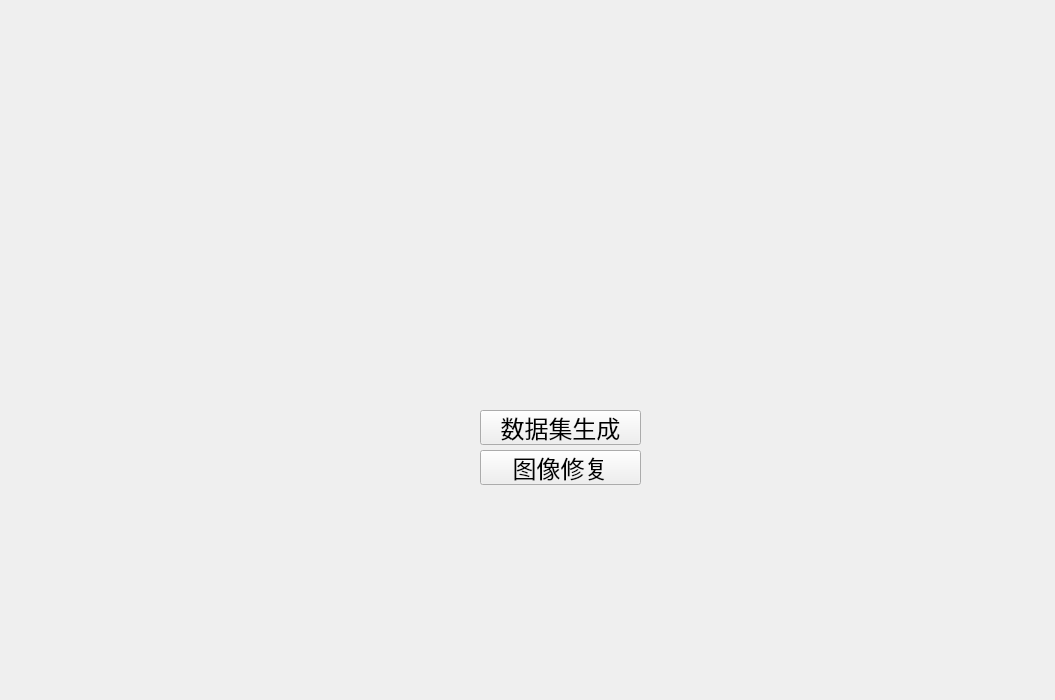
<?xml version="1.0" encoding="UTF-8"?>
<ui version="4.0">
 <class>Form</class>
 <widget class="QWidget" name="Form">
  <property name="geometry">
   <rect>
    <x>0</x>
    <y>0</y>
    <width>1055</width>
    <height>700</height>
   </rect>
  </property>
  <property name="windowTitle">
   <string>Form</string>
  </property>
  <property name="autoFillBackground">
   <bool>true</bool>
  </property>
  <property name="styleSheet">
   <string notr="true">QWidget {
    background-image: url(&quot;D:\python_chuangxin\jiemianpythonProject\UI/fengmian.jpg&quot;);
    background-repeat: no-repeat;
    background-position: center center;
    background-size: cover;
}</string>
  </property>
  <widget class="QPushButton" name="pushButton_2">
   <property name="geometry">
    <rect>
     <x>480</x>
     <y>450</y>
     <width>161</width>
     <height>35</height>
    </rect>
   </property>
   <property name="font">
    <font>
     <family>Agency FB</family>
     <pointsize>18</pointsize>
    </font>
   </property>
   <property name="text">
    <string>图像修复</string>
   </property>
  </widget>
  <widget class="QPushButton" name="pushButton">
   <property name="geometry">
    <rect>
     <x>480</x>
     <y>410</y>
     <width>161</width>
     <height>35</height>
    </rect>
   </property>
   <property name="font">
    <font>
     <family>Agency FB</family>
     <pointsize>18</pointsize>
    </font>
   </property>
   <property name="text">
    <string>数据集生成</string>
   </property>
  </widget>
 </widget>
 <resources/>
 <connections/>
</ui>
